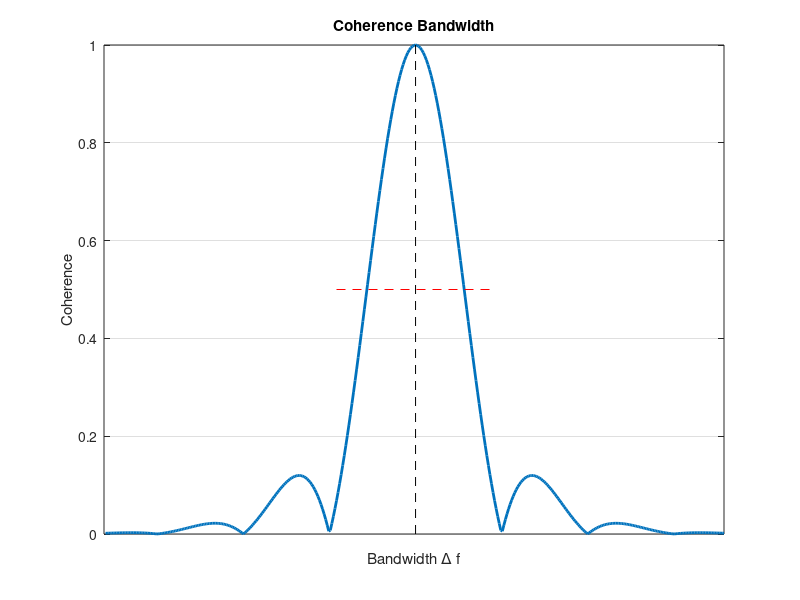

Reproduce this figure in MATLAB.
clear all;
N=1000; % point in frecuency
dw=10/N; % delta freq.
w=[-2:dw:2-dw]; % frequencies

b=exp((- w.^2));
c=sinc(w*1.8); 
a=b .* c; 
plot(abs(a'),'LineWidth',2);
grid;
line([201,201],[1,0],'Color','black','LineStyle','--');
line([150,250],[0.5,0.5],'Color','red','LineStyle','--');
xlabel('Bandwidth \Delta f');
ylabel('Coherence');
title('Coherence Bandwidth')
set(gca, 'XTickLabelMode', 'Manual')
set(gca, 'XTick', [])